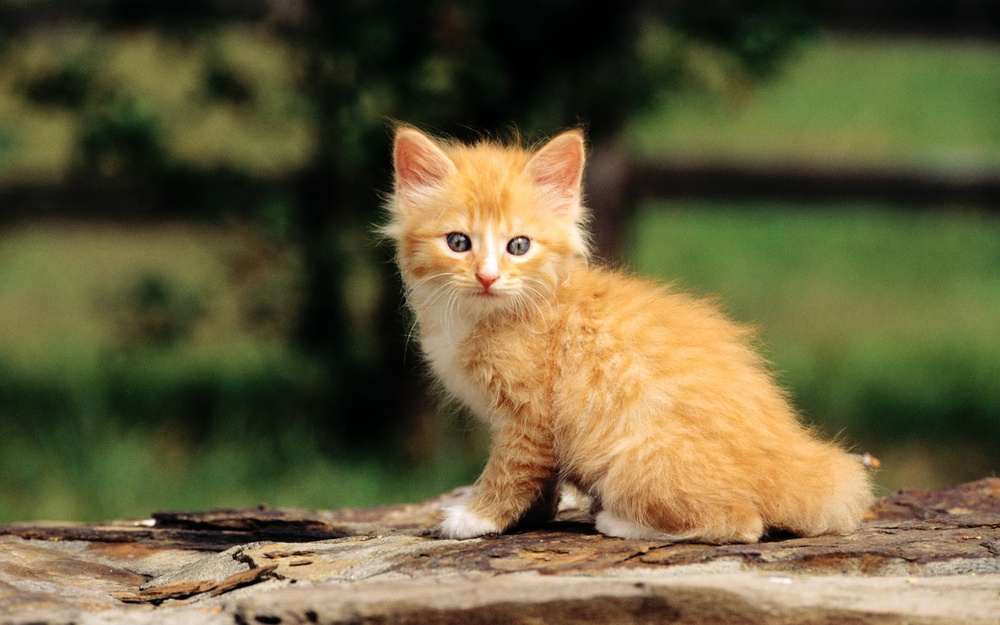
#> input picture 刘梦月/week_03/cat.jpg, 1000 x 625 px, shrunk from 1920 x 1200 before the run
$ python '线性插值和直方图均衡化.py'
#> lines starting #> are read from the running program, lines starting #| are printed output that depends on the picture
#> further down, img is the input picture: shape (625, 1000, 3); mean B, G, R 60.3, 95.2, 103.5
# 最临近插值法
import cv2
import numpy as np
import matplotlib.pyplot as plt

def nearest_neighbor(img, scale=1):
#> called with scale = 0.5
    h, w = img.shape[:2]
#> h = 625; w = 1000
    new_h, new_w = int(h * scale), int(w * scale)
#> new_h = 312; new_w = 500
    new_img = np.zeros((new_h, new_w, 3), dtype=np.uint8)
    for i in range(new_h):
        for j in range(new_w):
            x, y = int(i / scale), int(j / scale)
            new_img[i, j] = img[x, y]
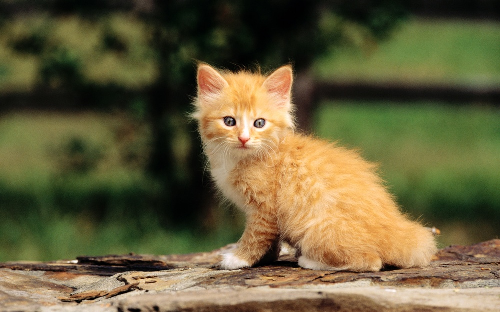
#> new_img: shape (312, 500, 3); mean B, G, R 60.3, 95, 103.4
    return new_img

img = cv2.imread('cat.jpg')
new_img = nearest_neighbor(img, 0.5)
cv2.imshow('original', img)
cv2.imshow('new', new_img)
cv2.waitKey(0)
cv2.destroyAllWindows()
# cv2.imwrite('new_cat_linear.jpg', new_img)


# 双线性插值法
def bilinear_interpolation(img, scale=1):
#> called with scale = 0.5
    h, w = img.shape[:2]
#> h = 625; w = 1000
    new_h, new_w = int(h * scale), int(w * scale)
#> new_h = 312; new_w = 500
    new_img = np.zeros((new_h, new_w, 3), dtype=np.uint8)
    for i in range(new_h):
        for j in range(new_w):
            x = i / scale
            y = j / scale
            x1, y1 = int(x), int(y)
            x2 = min(x1 + 1, h - 1)
            y2 = min(y1 + 1, w - 1)
            # 计算插值权重
            a = x - x1
            b = y - y1
            # 计算插值结果
            for c in range(img.shape[2]):
                # 处理每个通道
                I11 = img[x1, y1, c]
                I12 = img[x1, y2, c]
                I21 = img[x2, y1, c]
                I22 = img[x2, y2, c]
                new_img[i, j, c] = (1 - a) * (1 - b) * I11 + (1 - a) * b * I12 + a * (1 - b) * I21 + a * b * I22
    return new_img
img = cv2.imread('cat.jpg')
new_img = bilinear_interpolation(img, 0.5)
cv2.imshow('original', img)
cv2.imshow('new', new_img)
cv2.waitKey(0)
cv2.destroyAllWindows()
# cv2.imwrite('new_cat_bilinear.jpg', new_img)

# 直方图均衡化
img = cv2.imread('cat.jpg')
gray = cv2.cvtColor(img, cv2.COLOR_BGR2GRAY)
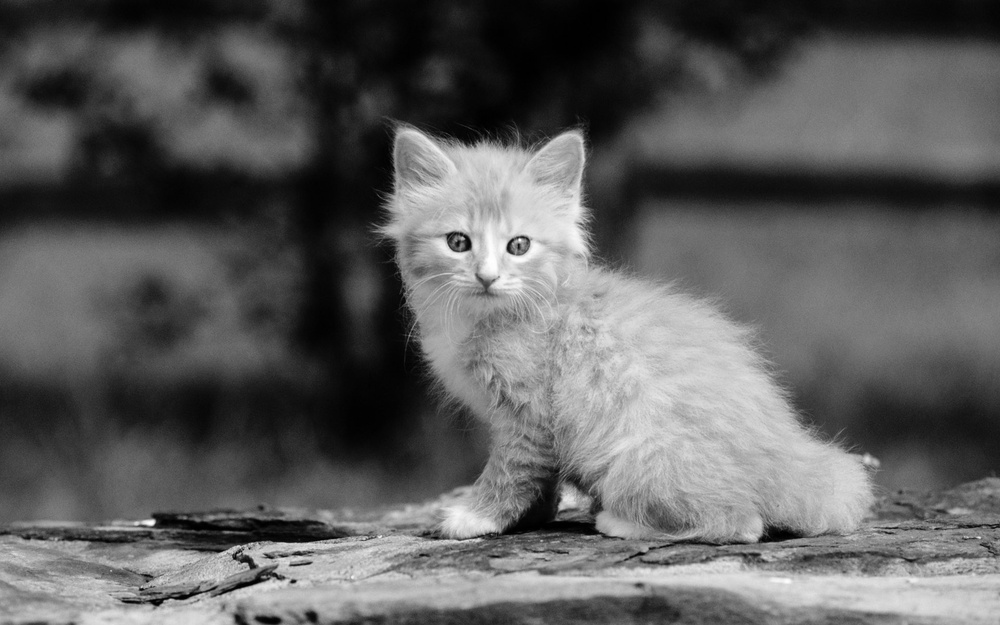
#> gray: shape (625, 1000); min 0, max 255, mean 93.7
equ = cv2.equalizeHist(gray)
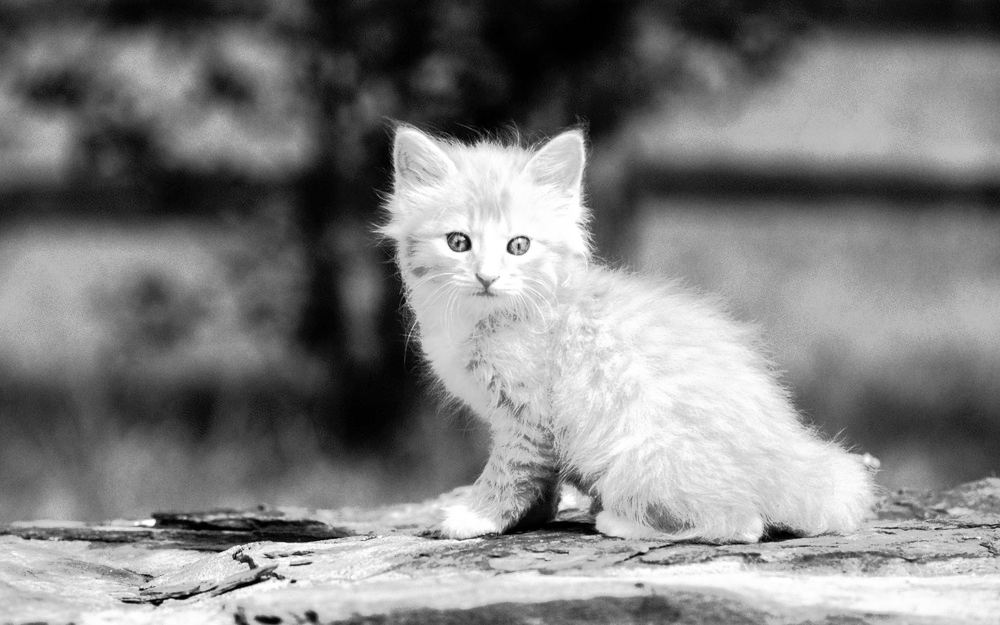
#> equ: shape (625, 1000); min 0, max 255, mean 128.1

# 显示原始图像和均衡化后的图像
cv2.imshow('original', img)
cv2.imshow('equ', equ)
cv2.waitKey(0)
cv2.destroyAllWindows()
cv2.imwrite('new_cat_hist.jpg', equ)

# 显示均衡化前后的直方图
plt.subplot(121), plt.hist(gray.ravel(), 256, [0, 256]), plt.title('Before')
plt.subplot(122), plt.hist(equ.ravel(), 256, [0, 256]), plt.title('After')
plt.savefig('hist.png')
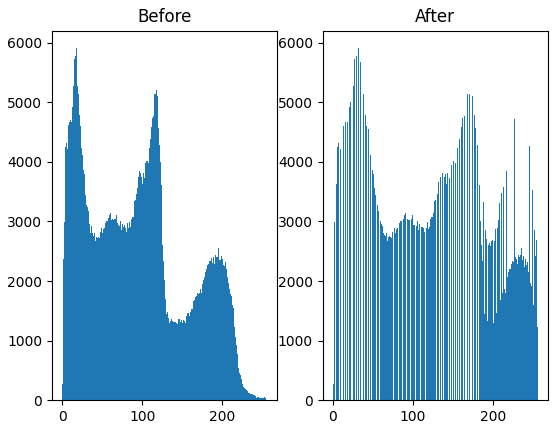
#> figure drawn by matplotlib, 2 panels; panel 1: tallest bar 5907 high, from x = 17 to 18; panel 2: tallest bar 5907 high, from x = 32 to 33
plt.show()
